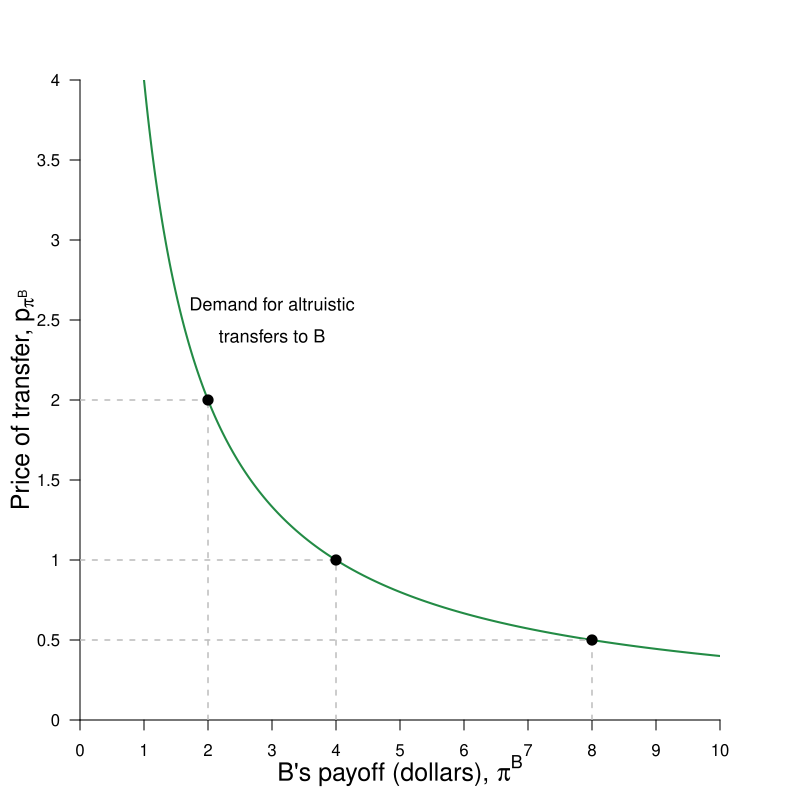

Generate this figure with R:
#Graph Designer: Simon Halliday
#Authors: Bowles, Foley and Halliday
#Title: Microeconomics: Competition, Conflict and Coordination

library(shape)
pdf(file = "constrained_optimization/feasible_dictator_demand_problemset.pdf", width = 8, height = 8)

#Set parameters for graphics
axislabelsize <- 1.5
labelsize <- 1.1
graphlinewidth <- 2
segmentlinewidth <- 1.5

COL <- c("#7fc97f", "#beaed4", "#fdc086", "#ffff99", "#386cb0", "#f0027f", "#bf5b17", "#666666")
COLA <- c("#e0f3db", "#99d8c9","#66c2a4","#41ae76", "#238b45", "#005824")
COLB <- c("#4eb3d3", "#2b8cbe", "#0868ac","#084081")

#Edited the margins to cater for the larger LHS labels
par(mar =  c(4, 4, 4, 4))

ppf <- function(x, slope = 1, bary = 20) {
  bary - slope * x
}

demand <- function(x, lambda = 0.2, endowment = 20){
 (endowment*lambda)/x
}

uFn <- function(x, y, alpha = 0.8){
  ((x)^alpha)*(y^(1-alpha))
}

indiffA <- function(x, ubar = uFn(8,2) - 1, alpha = 0.3) {
  (ubar/ ((x)^alpha))^(1/ (1 - alpha))
}

ylims <- c(0, 4)
xlims <- c(0, 10)

npts <- 501 
x <- seq(xlims[1], xlims[2], length.out = npts)
y <- seq(ylims[1], ylims[2], length.out = npts) 
a <- c(uFn(16, 2), uFn(16, 4), uFn(16, 8)) #alpha = 0.8

plot(0, 0, xlim = xlims, ylim = ylims, type = "n",
     xlab = expression(paste("")),
     ylab = expression(paste("")), 
     xaxt = "n", 
     yaxt = "n", 
     cex.lab = axislabelsize, 
     bty = "n", 
     xaxs="i", 
     yaxs="i"
)


# ticksy <- seq(from = 0, to = ylims[2], by = 1)
# ylabels <- seq(from = 0, to = ylims[2], by = 1)
ticksx <- seq(from = 0, to = xlims[2], by = 1)
xlabels <- seq(from = 0, to = xlims[2], by = 1)
ticksy <- seq(from = 0, to = ylims[2], by = 0.5)
ylabels <- seq(from = 0, to = ylims[2], by = 0.5)
# ticksx <- c(xlims[1], 5.25, 8.944272, xlims[2])
# xlabels <- c(NA, expression(paste(x,"*")), expression(paste(bar(x))), NA)

axis(1, at = ticksx, pos = 0, labels = xlabels)
axis(2, at = ticksy, pos = 0, labels = ylabels, las = 1)

npts <- 500 
xx1 <- seq(xlims[1], xlims[2], length.out = npts)
xx2 <- seq(0, xlims[2], length.out = npts)
xx3 <- seq(xlims[1], 0, length.out = npts)
xx4 <- seq(-11, 0, length.out = npts)

#Draw the polygon for shading the feasible set
# xpoly1 <- seq(from = xlims[1], 10, length.out = 500)
# ypoly1 <- ppf(xpoly1)
# polygon(x = c(0, xpoly1, 0),
#         y = c(0, ypoly1, 0),
#         col=COLA[1], density=NULL, border = NA)

#Draw the graphs
lines(xx1, demand(xx1), col = COLA[5], lwd = graphlinewidth)
#lines(xx1, ppf(xx1, bary = 40, slope = 2), col = COLA[5], lwd = graphlinewidth)
#lines(xx1, ppf(xx1, bary = 10, slope = 0.5), col = COLA[5], lwd = graphlinewidth)

#Label the feasible frontier
# text(16, 3, expression("Feasible Frontier"), cex = labelsize)
# Arrows(16, 3.1, 16, 3.9, col = "black", lty = 1, lwd = 2, arr.type = "triangle", arr.lwd = 0.5)

# contour(x, y, 
#         outer(x, y, uFn),
#         drawlabels = FALSE,
#         col = COLB[3],
#         lwd = graphlinewidth,
#         levels = a, 
#         xaxs="i", 
#         yaxs="i", 
#         add = TRUE)

#Axis labels
mtext(expression(paste("B's payoff (dollars), ", pi^B)), side = 1, line = 2.5, cex = axislabelsize)
text(-0.9, 0.5*ylims[2], expression(paste("Price of transfer, ", p[pi^B])), xpd = TRUE, cex = axislabelsize, srt = 90) 

#Add mrs = mrt at i
# text(16, 16.5, expression(paste(mrs == mrt)), cex = labelsize)
# Arrows(16, 16, 16, 9.1, col = "black", lty = 1, lwd = 2, arr.type = "triangle", arr.lwd = 0.5)

#Label the indifference curves
text(8.1, 38, expression(u[1]^A), cex = labelsize)
text(9.5, 38, expression(u[2]^A), cex = labelsize)
text(11.3, 38, expression(u[3]^A), cex = labelsize)

#Label the feasible frontiers
text(3, 2.6, expression(paste("Demand for altruistic")), cex = labelsize)
text(3, 2.4, expression(paste("transfers to B")), cex = labelsize)

#Annotate max u point on feasible frontier
#text(5.2, ppf(5) + 0.2, expression(paste(i)), cex = labelsize)

segments(0, 2, 2, 2, lty = 2, col = "gray", lwd = segmentlinewidth)
segments(2, 0, 2, 2, lty = 2, col = "gray", lwd = segmentlinewidth)

segments(0, 1, 4, 1,  lty = 2, col = "gray", lwd = segmentlinewidth)
segments(4, 0, 4, 1,  lty = 2, col = "gray", lwd = segmentlinewidth)

segments(0, 0.5, 8, 0.5, lty = 2, col = "gray", lwd = segmentlinewidth)
segments(8, 0, 8, 0.5, lty = 2, col = "gray", lwd = segmentlinewidth)
#segments(0, ppf(x = 16, bary = 40, slope = 2), 16, ppf(x = 16, bary = 40, slope = 2), lty = 2, col = "gray", lwd = segmentlinewidth)

points(2, 2, pch = 16, col = "black", cex = 1.5)
points(4, 1, pch = 16, col = "black", cex = 1.5)
points(8, 0.5, pch = 16, col = "black", cex = 1.5)



# text(2.3+0.2, ppf(2.3) + 0.2, expression(paste(a)), cex = labelsize)
# segments(2.3, 0, 2.3, ppf(x = 2.3), lty = 2, col = "gray", lwd = segmentlinewidth)
# segments(0, ppf(x = 2.3), 2.3, ppf(x = 2.3), lty = 2, col = "gray", lwd = segmentlinewidth)
# points(2.3, ppf(x = 2.3), pch = 16, col = "black", cex = 1.5)


# text(7.7+0.2, ppf(7.7) + 0.2, expression(paste(b)), cex = labelsize)
# segments(7.7, 0, 7.7, ppf(x = 7.7), lty = 2, col = "gray", lwd = segmentlinewidth)
# segments(0, ppf(x = 7.7), 7.7, ppf(x = 7.7), lty = 2, col = "gray", lwd = segmentlinewidth)
# points(7.7, ppf(x = 7.7), pch = 16, col = "black", cex = 1.5)



dev.off()
